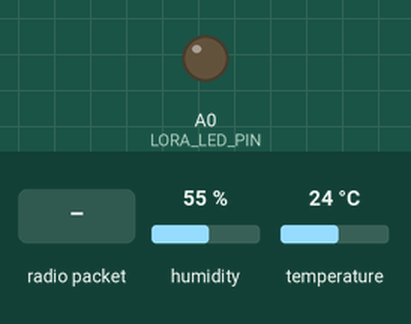
The sketch below on a simulated Arduino Uno, built with avr-gcc and run on an emulated ATmega328P. Shown: output pins drawn as LEDs (lit = HIGH). The test bench sets the inputs (shaded band); at power-on: humidity 55 %, temperature 24 °C. No radio packets arrive unless stated; what the sketch prints to the serial monitor is not drawn.

Above: at 2.2 s.
2.3 s: radio packet "ON" arrives
At 3.4 s:
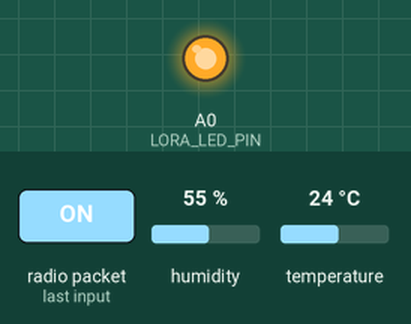
5.3 s: radio packet "OFF" arrives
At 5.7 s:
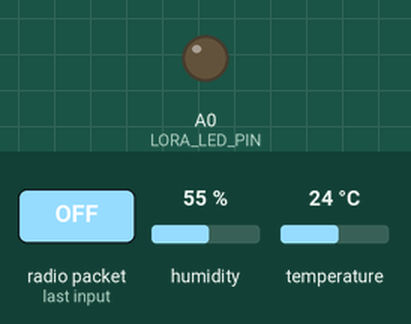
Timing chart, 0 to 8.3 s (numbered marks = the images above; inputs shaded):
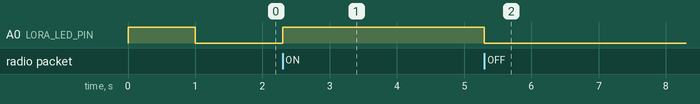

Measured:
- after the input at 2.3 s, A0 (LORA_LED_PIN): LOW → HIGH at once
- after the input at 5.3 s, A0 (LORA_LED_PIN): HIGH → LOW at once

The sketch:

Arduino_TempLED.ino
```cpp
#include <SPI.h>
#include <LoRa.h>
#include <DHT.h>

// 1. ตั้งค่าเซนเซอร์ DHT11 ที่ขา D4
#define DHTPIN 4
#define DHTTYPE DHT11
DHT dht(DHTPIN, DHTTYPE);

// ใช้ขา A0 ควบคุมไฟ LED (แยกฝั่งจากขา LoRa/SPI เด็ดขาด 100%)
#define LORA_LED_PIN A0

// 2. ขาของแผ่น Cytron LoRa Shield
#define NSS_PIN 10
#define RST_PIN 9
#define DIO0_PIN 2

unsigned long lastSendTime = 0;
const unsigned long sendInterval = 5000;  // ส่งค่าทุก 5 วินาที
String loraLedStatus = "OFF";
float lastTemp = 0.0;
float lastHumid = 0.0;

void sendUplinkPayload() {
  char payload[80];
  snprintf(payload, sizeof(payload), "{\"temp\":%.1f,\"humid\":%.1f,\"lora_led\":\"%s\"}", lastTemp, lastHumid, loraLedStatus.c_str());

  Serial.print("📡 กำลังส่งข้อมูล Uplink: ");
  Serial.println(payload);

  LoRa.beginPacket();
  LoRa.print(payload);
  LoRa.endPacket();
}

void setup() {
  Serial.begin(115200);
  while (!Serial && millis() < 3000)
    ;

  // ตั้งค่าขา A0 เป็น Output และทดสอบเปิดไฟสว่าง 1 วินาทีตอนเริ่มบอร์ดแล้วดับลง
  pinMode(LORA_LED_PIN, OUTPUT);
  digitalWrite(LORA_LED_PIN, HIGH);
  delay(1000);
  digitalWrite(LORA_LED_PIN, LOW);

  dht.begin();

  LoRa.setPins(NSS_PIN, RST_PIN, DIO0_PIN);
  if (!LoRa.begin(923E6)) {
    Serial.println("❌ หาบอร์ด LoRa ไม่เจอ! ลองกดแผ่น Cytron Shield ลงบนบอร์ด Arduino ให้แน่นขึ้น");
    while (1)
      ;
  }

  LoRa.setSpreadingFactor(7);
  LoRa.setSyncWord(0x34);
  Serial.println("✅ LoRa End Node พร้อมรับ-ส่งข้อมูลแล้ว (LED Pin A0)!");
}

void loop() {
  // ส่วนที่ 1: อ่านค่า DHT11 และส่ง Uplink ทุก 5 วินาที
  if (millis() - lastSendTime >= sendInterval) {
    lastSendTime = millis();

    float h = dht.readHumidity();
    float t = dht.readTemperature();
    if (!isnan(h) && !isnan(t)) {
      lastTemp = t;
      lastHumid = h;
    }

    sendUplinkPayload();
  }

  // ส่วนที่ 2: คอยดักฟังคำสั่ง Downlink จาก AI Chat / Web Dashboard
  int packetSize = LoRa.parsePacket();
  if (packetSize) {
    String cmd = "";
    while (LoRa.available()) {
      cmd += (char)LoRa.read();
    }
    cmd.trim();
    Serial.print("📥 ได้รับคำสั่ง Downlink: ");
    Serial.println(cmd);

    if (cmd.equalsIgnoreCase("ON") || cmd.equalsIgnoreCase("LORA_ON")) {
      digitalWrite(LORA_LED_PIN, HIGH);
      loraLedStatus = "ON";
      Serial.println("💡 สั่งเปิดไฟ LED (ขา A0) บน LoRa Node แล้ว!");
      delay(50);
      sendUplinkPayload();
      lastSendTime = millis();
    } else if (cmd.equalsIgnoreCase("OFF") || cmd.equalsIgnoreCase("LORA_OFF")) {
      digitalWrite(LORA_LED_PIN, LOW);
      loraLedStatus = "OFF";
      Serial.println("🌑 สั่งปิดไฟ LED (ขา A0) บน LoRa Node แล้ว!");
      delay(50);
      sendUplinkPayload();
      lastSendTime = millis();
    }
  }
}
```
